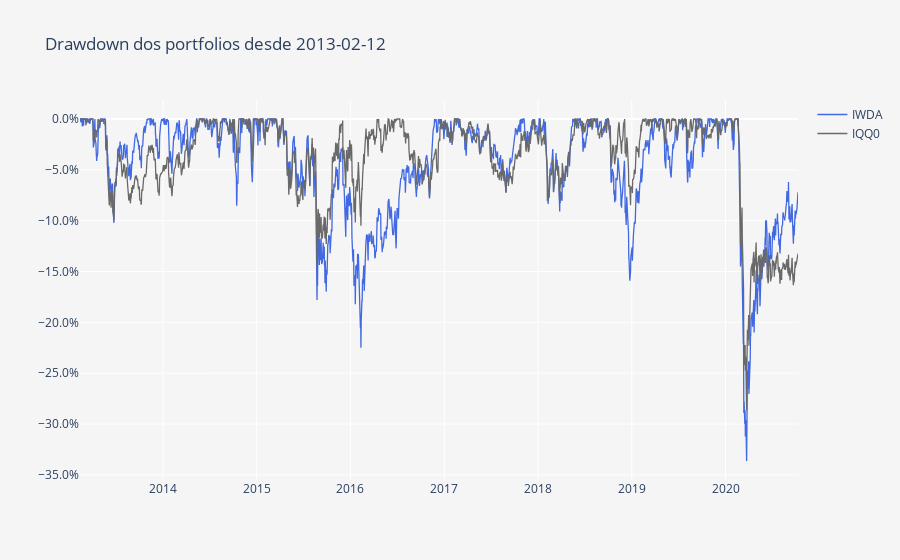

The cell this chart's notebook holds for it:
### Markdown cell above
O gráfico acima apresenta a linha de performance de ambos os ETFs. Em baixo podemos ver um pequeno gráfico do diferencial absoluto entre ambos e nos apercebermos facilmente das diferentes performances ao longo do tempo. Podemos observar uma overperformance do IQQ0 em períodos de stress dos mercados accionistas que acaba por ser compensada por uma underperformance quando os mercados estão a subir.

### Code cell
DD = compute_drawdowns(fundos)
DD = DD /100

layout = go.Layout(
    title='Drawdown dos portfolios desde ' + Begin,
    plot_bgcolor='#f5f5f5',
    paper_bgcolor='#f5f5f5',
    xaxis=dict(
        title='',
        showgrid=True,
        titlefont=dict(size=12),
    ),
    yaxis=dict(
        title='',
        showgrid=True,
        zeroline=True, # Adicionar ou não a zero line
        tickformat=".1%" # tickformat=".2%" se quiseres mais casas decimais
    ))

trace0 = go.Scatter(
    x = DD.index,
    y = DD.iloc[:, 0],
    name = 'IWDA',
    line = dict(
        color = 'royalblue',
        width = 1.3)
)

trace1 = go.Scatter(
    x = DD.index,
    y = DD.iloc[:, 1],
    name = 'IQQ0',
    line = dict(
        color = 'dimgrey',
        width = 1.3)
)

data = [trace0, trace1]
        
fig = go.Figure(data=data, layout=layout)
py.iplot(fig)

### Figure 1 — Plotly figure (JSON) as saved in the notebook; plotly's stock layout.template omitted (floating-point values rounded to 4 significant figures; data arrays with more than 128 entries replaced by an {"elided": "..."} marker saying what was removed)
{"data": [{"line": {"color": "royalblue", "width": 1.3}, "name": "IWDA", "type": "scatter", "x": {"elided": "1958 str values"}, "y": {"elided": "1958 float values"}}, {"line": {"color": "dimgrey", "width": 1.3}, "name": "IQQ0", "type": "scatter", "x": {"elided": "1958 str values"}, "y": {"elided": "1958 float values"}}], "layout": {"autosize": true, "paper_bgcolor": "#f5f5f5", "plot_bgcolor": "#f5f5f5", "title": {"text": "Drawdown dos portfolios desde 2013-02-12"}, "xaxis": {"autorange": true, "range": ["2013-02-12", "2020-10-09"], "showgrid": true, "title": {"font": {"size": 12}, "text": ""}, "type": "date"}, "yaxis": {"autorange": true, "range": [-0.355, 0.01868], "showgrid": true, "tickformat": ".1%", "title": {"text": ""}, "type": "linear", "zeroline": true}}}
